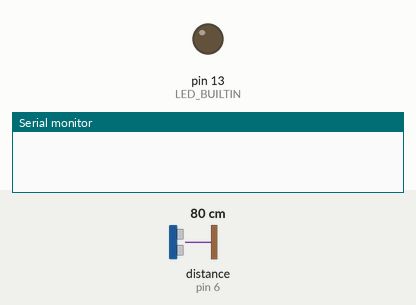
The sketch below on a simulated Arduino Uno, built with avr-gcc and run on an emulated ATmega328P. Shown: output pins drawn as LEDs (lit = HIGH), the last lines printed to the serial monitor. Wiring (inferred from the names in the program): ultrasonic range finder: trigger pin 7; echo pin 6. The test bench sets the inputs (shaded band); at power-on: distance to the obstacle (sensor on pin 6) 80 cm. The echo pulse lasts 58.3 µs per cm; pins used as bus, display or sensor lines are not drawn.

Above: at 1.2 s.
1.3 s: distance to the obstacle (sensor on pin 6) set to 73 cm
2.8 s: distance to the obstacle (sensor on pin 6) set to 66 cm
At 3.9 s:
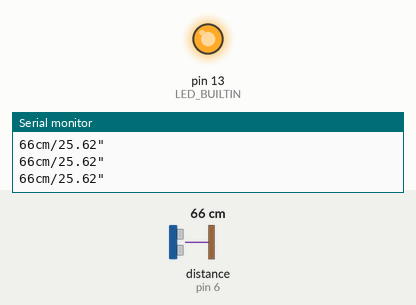
4.3 s: distance to the obstacle (sensor on pin 6) set to 120 cm
At 5.6 s:
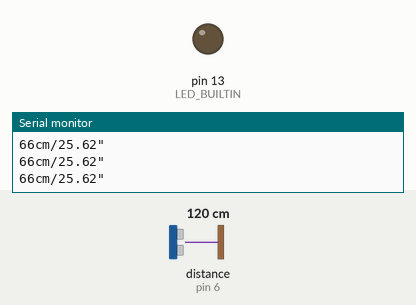
5.9 s: distance to the obstacle (sensor on pin 6) set to 35 cm
At 7.0 s:
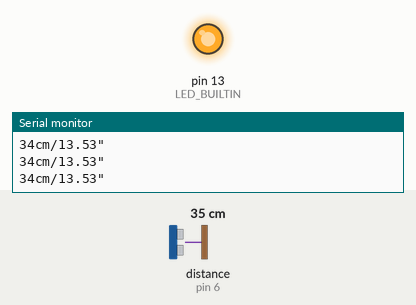
Timing chart, 0 to 8.4 s (numbered marks = the images above; inputs shaded):
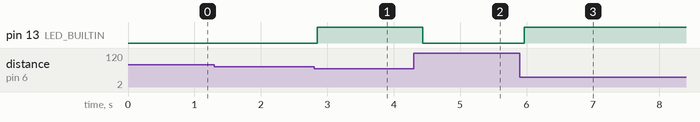

The sketch:

FinalGetDistance.ino
```cpp
const byte echoPin = 6;
const byte trigPin = 7;
unsigned long time, prevMillis = 0;
int distance, sumDistance = 0, fDistance = 0;
float distanceInches, sumDistanceInches = 0, fDistanceInches = 0;
byte ledState = LOW, interval;


void setup() {
  Serial.begin(9600);
  pinMode(trigPin, OUTPUT);
  //pinMode(echoPin, INPUT);
  pinMode(LED_BUILTIN, OUTPUT);
}

void loop() {
  getDistance();
  blinkWithoutDelay(distance);
  delay(150); //delay for 150ms before next reading
}

void getDistance() {
  for (byte counter = 0; counter < 10; counter++) {
    digitalWrite(trigPin, LOW);
    delayMicroseconds(2);

    digitalWrite(trigPin, HIGH);
    delayMicroseconds(5);

    digitalWrite(trigPin, LOW);

    time = pulseIn(echoPin, HIGH); //returns microseconds

    distanceInches = (time / 74.746) / 2; //returns distance in inches
    distance = (time / 29) / 2; //returns distance in cm
    sumDistance += distance;
    sumDistanceInches += distanceInches;
  }
  fDistance = sumDistance / 10;
  sumDistance = 0;
  fDistanceInches = sumDistanceInches / 10;
  sumDistanceInches = 0;
  if (fDistance <= 70) {
    Serial.print(fDistance);
    Serial.print("cm/");
    Serial.print(distanceInches);
    Serial.println("\"");
  }
}

void blinkWithoutDelay(int distance) {
  unsigned long currentMillis = millis();
  if (distance <= 70 && distance >= 26) {
    ledState = HIGH; // turn on LED
  } else if (distance < 26) {
    if (distance <= 25 && distance >= 20) {
      interval = 500;
    } else if (distance <= 19 && distance >= 15) {
      interval = 250;
    } else if (distance <= 14 && distance >= 10) {
      interval = 125;
    } else if (distance <= 9 && distance >= 0) {
      interval = 25;
    }
    if (currentMillis - prevMillis >= interval) {
      prevMillis = currentMillis; // save the last time the LED blinked
      //turn the LED on/off
      if (ledState == LOW) {
        ledState = HIGH;
      } else {
        ledState = LOW;
      }
    }
  }
  else { // turn off LED if distance is greater than 70
    ledState = LOW;
  }
  digitalWrite(LED_BUILTIN, ledState); //set the LED state
}
```

Measured:
- the behaviour switches between 71 and 70 cm on distance to the obstacle (sensor on pin 6) (found by bisection; images 0 and 1)
- after the input at 1.3 s, every drawn part: stays the same
- after the input at 2.8 s, pin 13 (LED_BUILTIN): LOW → HIGH after 0.05 s
- after the input at 4.3 s, pin 13 (LED_BUILTIN): HIGH → LOW after 0.14 s
- after the input at 5.9 s, pin 13 (LED_BUILTIN): LOW → HIGH after 0.07 s
